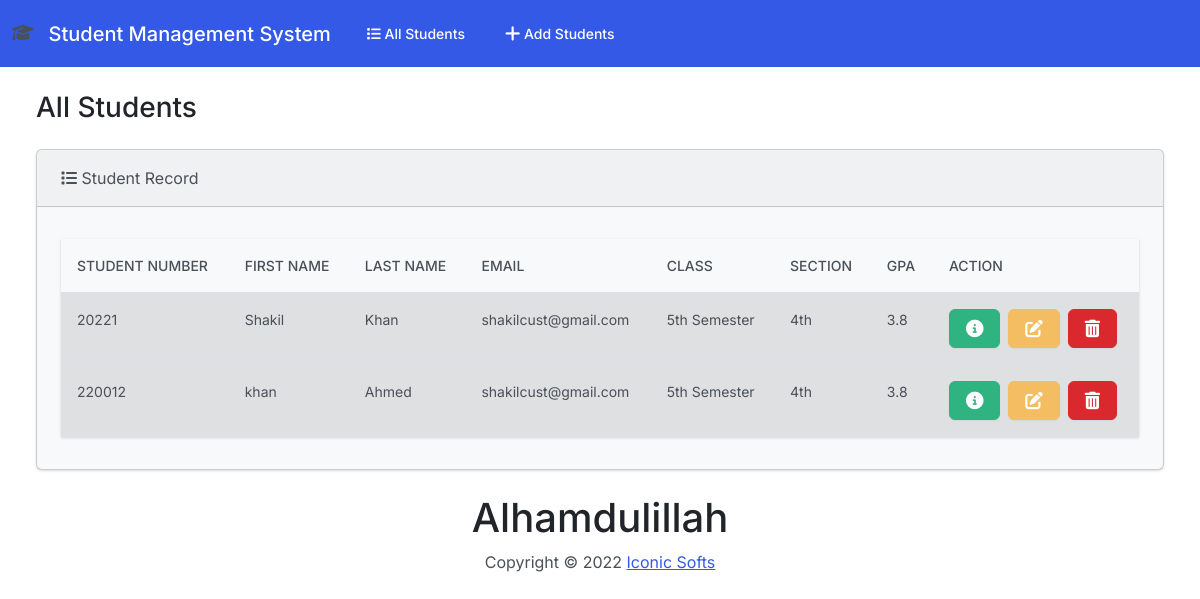
Before: / with the older database file.
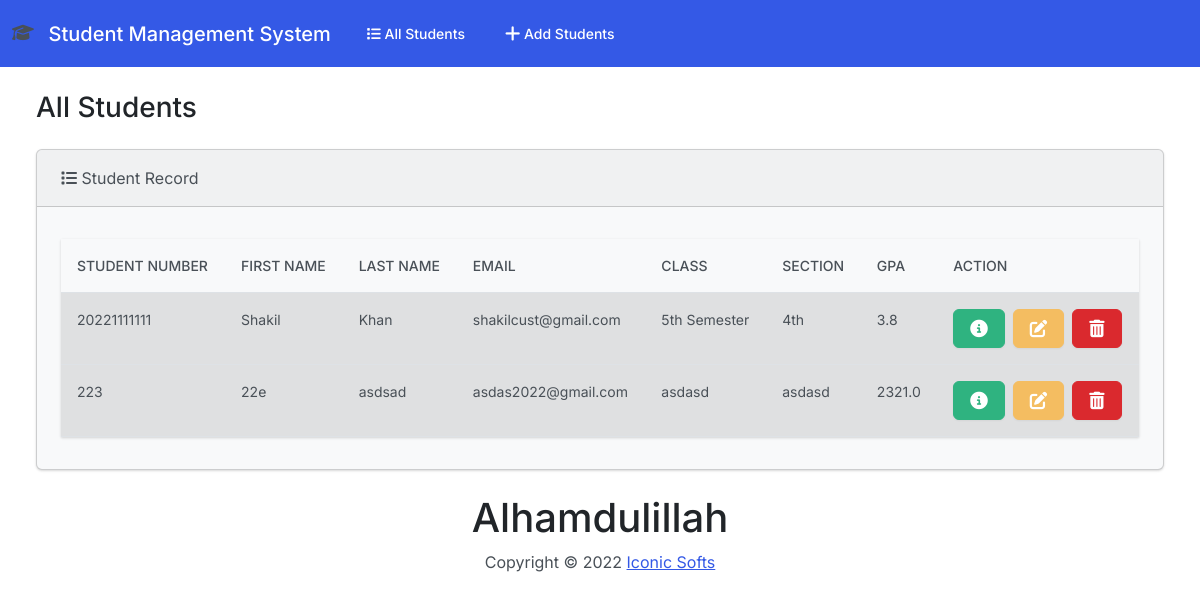
After: the same page with the newer database file.
### students/models.py (models this page shows, shortened)
class Student(models.Model):
    student_number = models.PositiveIntegerField()
    first_name = models.CharField(max_length=50)
    last_name = models.CharField(max_length=50)
    email = models.EmailField(max_length=100)
    jamat = models.CharField(max_length=50)
    section = models.CharField(max_length=50)
    gpa = models.FloatField()

### students/views.py (the view)
# urls.py: path('', views.index, name='index'),
def index(request):
    return render(request,'students/index.html', {
        'students': Student.objects.all()
    })

### students/templates/students/index.html (shortened to what this page needs)
{% extends "students/base.html" %}
{% block body %}
<h3 class ="m-4"  > All Students </h3>
    <div class="row">
        <div class="col-12">
            {% if students %}
            <div class="card bg-light ms-4 me-4 mb-4">
  <div class="card-header">
      <i class="fa-solid fa-list"></i>
      Student Record
  </div>
  <div class="card-body">
    <p class="card-text">
    <div class=""table-responsive>
      <table class="table table-hover">
  <thead>
    <tr>
      <th scope="col"> Student Number </th>
      <th scope="col">First Name</th>
      <th scope="col">Last Name</th>
      <th scope="col">Email</th>
      <th scope="col">Class</th>
      <th scope="col">Section</th>
      <th scope="col">GPA</th>
      <th scope="col">Action</th>
    </tr>
  </thead>
  <tbody>
  {% for student in students %}
    <tr class="table-active">
      <td>{{ student.student_number}}</td>
      <td>{{ student.first_name}}</td>
      <td>{{ student.last_name}}</td>
      <td>{{ student.email}}</td>
      <td>{{ student.jamat}}</td>
      <td>{{ student.section}}</td>
      <td> {{ student.gpa}} </td>
      <td>
          <button type="button" class="btn btn-success me-1" href="{% url 'view_student' student.id %}" data-bs-toggle="modal"
                  data-bs-target="#myModal{{student.id}}">
          </button>
          <a class="btn btn-warning me-1" href="{% url 'edit' student.id %}">
        </a>
          <button type="submit" class="btn btn-danger" data-bs-toggle="modal" data-bs-target="#delete{{student.id}}">
          </button>
            </td>
    </tr>
    {% endfor %}
  </tbody>
</table>
    </div>
    </p>
  </div>
        </div>
            {% else %}
            <h5 class ="alert alert-primary ms-4 me-4 mb-4"> No Students </h5>
            {% endif %}
    </div>
{% endblock %}

Changed rows visible on the page:
removed Student: student_number "220012", first_name "khan", last_name "Ahmed", email "shakilcust@gmail.com", jamat "5th Semester", section "4th", gpa "3.8"
changed Student "Shakil": student_number "20221" → "20221111111"
added Student: student_number "223", first_name "22e", last_name "asdsad", email "asdas2022@gmail.com", jamat "asdasd", section "asdasd", gpa "2321.0"
